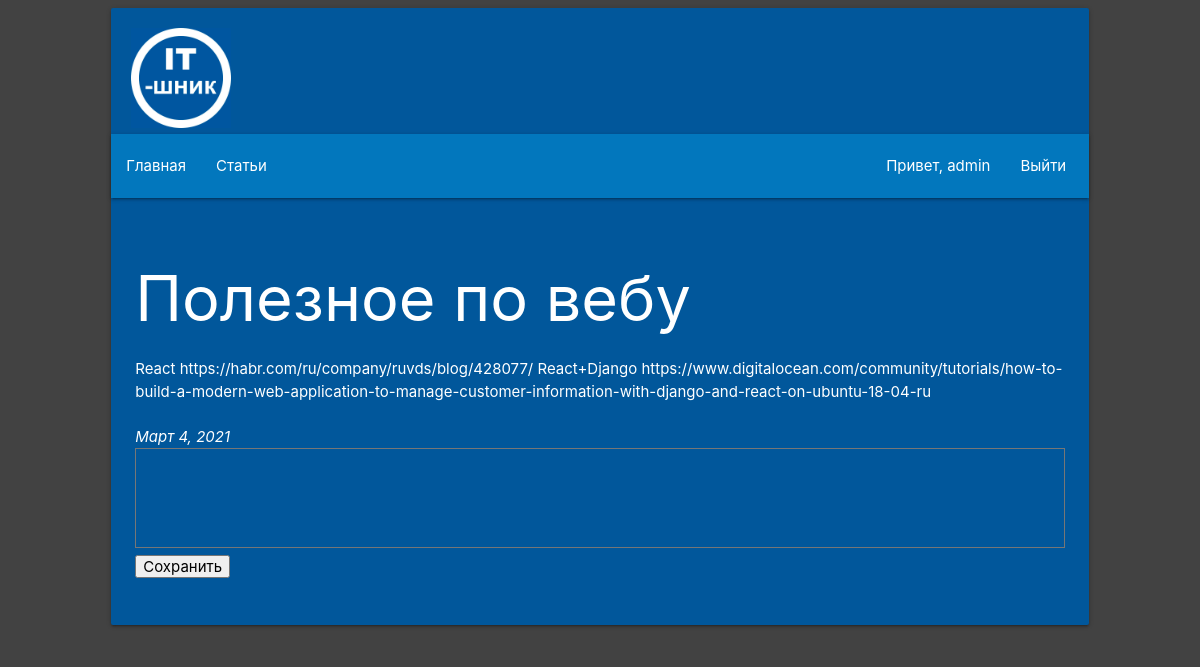
/articles/17/ (signed in), run on the app's committed database.
### Lessons/apps/Articles/models.py (models this page shows)
class Article(models.Model):
    title = models.CharField(verbose_name='Название', max_length=100)
    text = models.TextField(verbose_name='Текст')
    date = models.DateField(verbose_name='Дата')
    class Meta:
        verbose_name = 'Статья'
        verbose_name_plural = 'Статьи'

### Lessons/apps/Articles/views.py (the view)
# urls.py: path('<int:a_id>/', views.article, name = 'article'),
def article(request, a_id):
    try:
        a = Article.objects.get( id = a_id )
    except:
        raise Http404("Страница не найдена")
    comments_list = Comment.objects.filter( article_id = a_id )
    return render(request, 'articles/article.html', {'user': request.user, 'article': a, 'comments': comments_list})

### Lessons/templates/articles/article.html (shortened to what this page needs)
{% extends 'base.html' %}
{% block user %}
    {% if user.is_authenticated %}
        <li>
            <a style="color: #fff;">Привет, {{user}}</a>
        </li>
        <li>
            <a style="color: #fff;" href="/auth/logout">Выйти</a>
        </li>
    {% endif %}
{% endblock %}
{% block content %}
    <h1>{{article.title}}</h1>
    <p style="word-wrap: break-word;">{{article.text}}</p>
    <br>
    <em>{{article.date}}</em>
    <br>
    {% if user.is_authenticated %}
        <form method="POST" action="{{ url }}comment">
            <textarea name="text" id="text" style="resize: none; height: 100px; width: 100%; color: #fff;"></textarea>
            <input type="submit" value="Сохранить">
        </form>
        <br>
    {% endif %}
{% endblock %}

### Lessons/static/css/index.css (style rules this page uses)
body { background-color: #424242!important; }

### data on the page
Article: title "Полезное по вебу", text "React https://habr.com/ru/company/ruvds/blog/428077/ React+Django https://www.digitalocean.com/community/tutorials/how-to-build-a-modern-web-application-to-manage-customer-information-with-django-and-react-on-ubuntu-18-04-ru", date "Март 4, 2021"

### other printed values
{{ user }} "admin"
